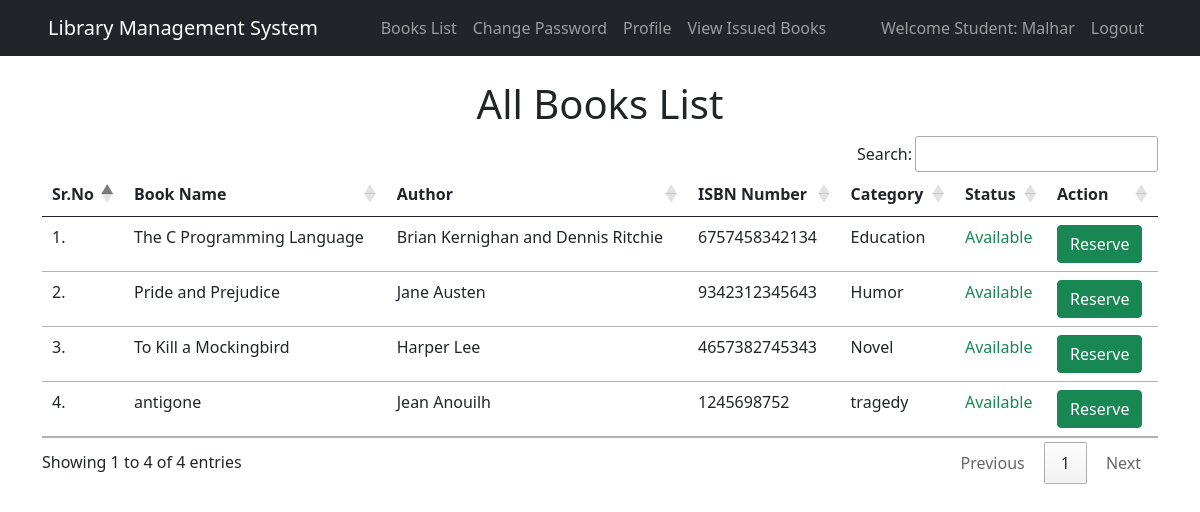
The app's page /books_list/ (signed in) with its own data.
### library/models.py (models this page shows, shortened)
class Book(models.Model):
    name = models.CharField(max_length=200)
    author = models.CharField(max_length=200)
    isbn = models.PositiveIntegerField()
    category = models.CharField(max_length=50)
    status = models.BooleanField(default=False)

### library/views.py (the view)
# urls.py: path("books_list/", views.books_list, name="books_list"),
@login_required(login_url='/student_login')
def books_list(request):
    books_l = Book.objects.all()
    issued_books = IssuedBook.objects.all()
    return render(request, "books_list.html", {'books':books_l, 'issued_books':issued_books})

### library/templates/books_list.html (shortened to what this page needs)
{% extends 'student_navbar.html' %}
{% load static %}
{% block body %}
<div class="container mt-4">
    <h1 class="text-center">All Books List</h1>
    <table class="table table-hover" id="example">
        <thead>
            <tr>
                <th>Sr.No</th>
                <th>Book Name</th>
                <th>Author</th>
                <th>ISBN Number</th>
                <th>Category</th>
                <th>Status</th>
                <th>Action</th>
            </tr>
        </thead>
        <tbody>
            {% for book in books %}
            <tr>
                <td>{{forloop.counter}}.</td>
                <td>{{book.name}}</td>
                <td>{{book.author}}</td>
                <td>{{book.isbn}}</td>
                <td>{{book.category}}</td>
                    {% if book.name in issued_books %}
                        <td><span class="text-danger">Issued</span></td>
                    {% else %}
                        <td><span class="text-success">Available</span></td>
                    {% endif %}
                <td><a href="/reserve_book/{{ book.id }}/" class="btn btn-success">Reserve</a></td>
            </tr>
            {% endfor %}
        </tbody>
    </table>
</div>
{% endblock %}

### library/templates/student_navbar.html (shortened to what this page needs)
<!doctype html>
<html lang="en">
  <head>
    <link href="https://cdn.jsdelivr.net/npm/bootstrap@5.1.0/dist/css/bootstrap.min.css" rel="stylesheet">
    <link rel="stylesheet" href="https://cdn.datatables.net/1.10.25/css/jquery.dataTables.min.css">
    <link rel="stylesheet" href="https://cdn.datatables.net/buttons/1.7.1/css/buttons.dataTables.min.css">
  </head>
  <body>
    <nav class="navbar navbar-expand-lg navbar-dark bg-dark sticky-top">
      <div class="container-fluid px-5">
        <a class="navbar-brand" href="#">Library Management System</a>
        <div class="collapse navbar-collapse justify-content-center" id="navbarSupportedContent">
          <ul class="navbar-nav">
            <li class="nav-item">
              <a class="nav-link" href="/books_list/">Books List</a>
            </li>
            <li class="nav-item">
              <a class="nav-link" href="/change_password/">Change Password</a>
            </li>
            <li class="nav-item">
              <a class="nav-link" href="/profile/">Profile</a>
            </li>
            <li class="nav-item">
              <a class="nav-link" href="/student_issued_books/">View Issued Books</a>
            </li>
          </ul>
        </div>
        <div class="ml-auto">
          <ul class="navbar-nav">
            <li class="nav-item">
              <a class="nav-link" href="#">
                Welcome Student: {{ request.user | capfirst }}
              </a>
            </li>
            <li class="nav-item">
              <a class="nav-link" href="/logout/">
                Logout
              </a>
            </li>
          </ul>
        </div>
      </div>
    </nav>
      {% block body %}
      {% endblock %}
  </body>
</html>

### records on screen
Book: name "The C Programming Language", author "Brian Kernighan and Dennis Ritchie", isbn "6757458342134", category "Education", shows "Available"
Book: name "Pride and Prejudice", author "Jane Austen", isbn "9342312345643", category "Humor", shows "Available"
Book: name "To Kill a Mockingbird", author "Harper Lee", isbn "4657382745343", category "Novel", shows "Available"
Book: name "antigone", author "Jean Anouilh", isbn "1245698752", category "tragedy", shows "Available"

### other values on screen
{{ request.user | capfirst }} "Malhar"
